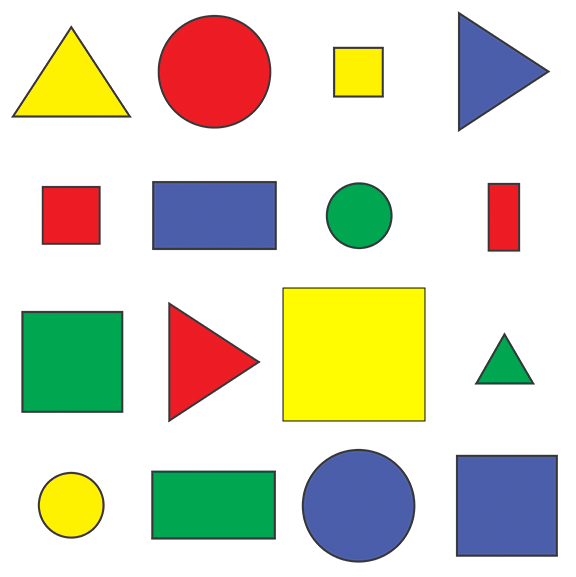
#> input picture image2.png, 576 x 577 px, found by its file name
$ python contours.py
#> lines starting #> are read from the running program, lines starting #| are printed output that depends on the picture; after the words box and inside, x2 and y2 are one past the last pixel; in counts of white or black regions, pixels touching at a corner belong together
import cv2

PIXELS_TO_MM = 0.2645833333

# Used to find contours (classify shapes)
def get_contours(img):
    # cv2.RETR_EXTERNAL good to find outer corners/details
    contours, hierarchy = cv2.findContours(img, cv2.RETR_EXTERNAL, cv2.CHAIN_APPROX_NONE)
    for cnt in contours:
        area_og = int(cv2.contourArea(cnt))
        if area_og > 50:
            # Outlines shapes in black
            cv2.drawContours(imgContour, cnt, -1, (255, 0, 0), 3)
            area = int(cv2.contourArea(cnt) * PIXELS_TO_MM)
            perimeter = int(cv2.arcLength(cnt, True) * PIXELS_TO_MM)
            # Calculates vertices
            approx_points = cv2.approxPolyDP(cnt, 0.02*(perimeter/PIXELS_TO_MM), True)
            object_corners = len(approx_points)
            # gives x, y, width and height of all shapes
            x, y, w, h = cv2.boundingRect(approx_points)

            # Determines shape based on vertices
            if object_corners > 7:
                objectType = "Circle"
            elif object_corners == 6:
                objectType = "Hexagon"
            elif object_corners == 4:
                aspRatio = w/float(h)
                if aspRatio > 0.9 and aspRatio < 1.2:
                    objectType = "Square"
                else:
                    objectType = "Rectangle"
            elif object_corners == 3:
                objectType = "Triangle"
            else:
                objectType = "TBD"

            # Outputs shape name, area and perimeter on image
            cv2.rectangle(imgContour, (x-5, y-5), (x+w+2, y+h+2), (0, 255, 0), 2)
            cv2.putText(imgContour, objectType,
                        (int(x+(w/2)-20), int(y+(h/2)-14)), cv2.FONT_HERSHEY_COMPLEX_SMALL, 0.51, (0, 0, 0), 1)
            cv2.putText(imgContour, "A: " + str(area) + "mm",
                        (int(x+(w/2)-30), int(y+(h/2))), cv2.FONT_HERSHEY_COMPLEX_SMALL, 0.5, (0, 0, 0), 1)
            cv2.putText(imgContour, "P: " + str(perimeter) + "mm",
                        (int(x+(w/2)-30), int(y+(h/2)+12)), cv2.FONT_HERSHEY_COMPLEX_SMALL, 0.5, (0, 0, 0), 1)

path = "/Users/sanjam/Downloads/Shape-Detection-main/Resources/image2.png"
img = cv2.imread(path)
#> img is the input picture: shape (577, 576, 3); mean B, G, R 195.1, 214.2, 214.2
imgContour = img.copy()  # Remove resizing

imgGray = cv2.cvtColor(img, cv2.COLOR_BGR2GRAY)
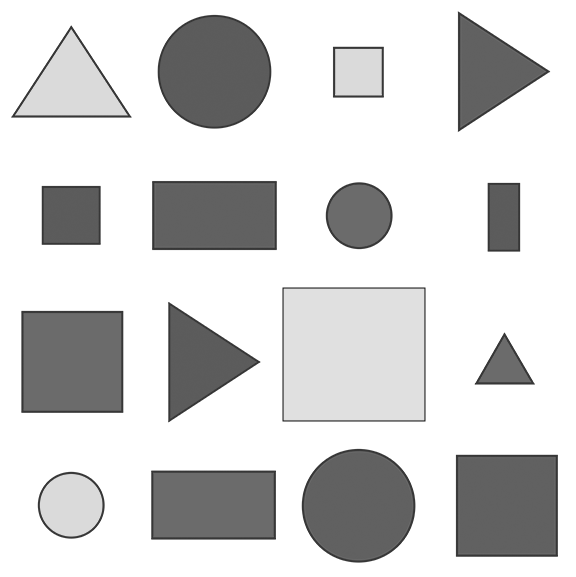
#> imgGray: shape (577, 576); min 54, max 255, mean 212.1
imgBlur = cv2.GaussianBlur(imgGray, (7, 7), 1)
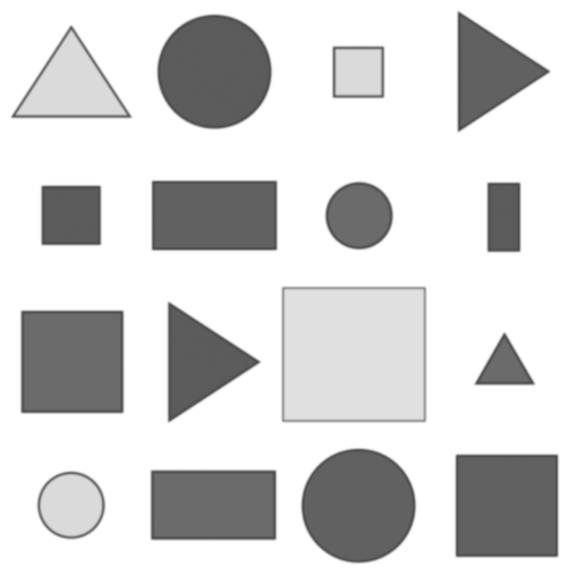
#> imgBlur: shape (577, 576); min 72, max 255, mean 212.1
imgCanny = cv2.Canny(imgBlur, 50, 50)
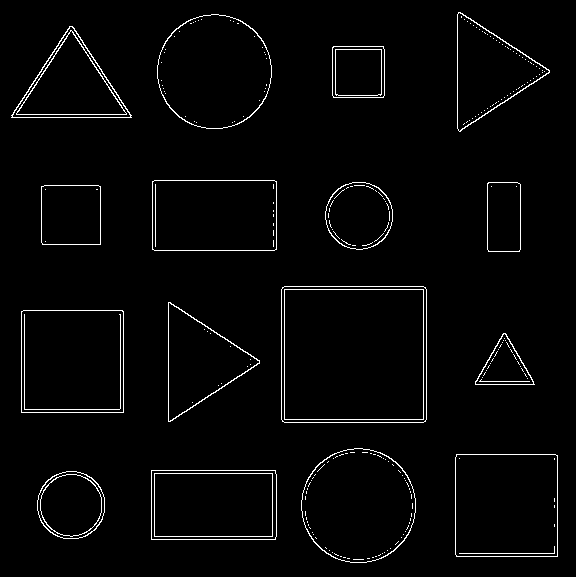
#> imgCanny: shape (577, 576); 2.5% white in thin lines or dots
get_contours(imgCanny)
#> in get_contours, `contours, hierarchy = cv2.findContours(img, cv2.RETR_EXTERNAL, cv2.CHA..`: contours = 16 contours; largest, box (x1, y1, x2, y2) and area: (281, 286, 427, 423) 19704, (21, 310, 124, 413) 10402, (455, 454, 558, 557) 10398, (301, 448, 416, 563) 10236, (157, 14, 272, 129) 10234
#> the loop in get_contours, `for cnt in contours:` made 16 passes
#> (area_og, area, perimeter, approx_points, object_corners, x, y, w) on passes 2, 3, 6, 8, 9, 10, 12, 13: (8619, 2280, 102, [[151, 470], [151, 539], [275, 539], [275, 470]], 4, 151, 470, 125), (10398, 2751, 107, [[456, 454], [456, 556], [557, 556], [557, 455]], 4, 456, 454, 102), (10402, 2752, 107, [[21, 311], [21, 412], [123, 412], [122, 310]], 4, 21, 310, 103), (19704, 5213, 147, [[282, 287], [282, 421], [425, 421], [425, 287]], 4, 282, 287, 144), (3475, 919, 61, [[41, 186], [42, 244], [100, 244], [100, 186]], 4, 41, 186, 60), (2270, 600, 53, [[488, 182], [487, 249], [519, 251], [520, 184]], 4, 487, 182, 34), (8674, 2294, 102, [[152, 181], [152, 249], [276, 249], [276, 181]], 4, 152, 181, 125), (2646, 700, 53, [[333, 46], [333, 97], [383, 97], [383, 46]], 4, 333, 46, 51)
#> (area_og, area, perimeter, approx_points, object_corners, x, y, w) on passes 5, 7, 14, 16: (1612, 426, 49, [[503, 333], [475, 384], [534, 384]], 3, 475, 333, 60), (5629, 1489, 93, [[168, 302], [170, 421], [259, 360]], 3, 168, 302, 92), (5690, 1505, 93, [[11, 115], [131, 117], [72, 26]], 3, 11, 26, 121), (5712, 1511, 93, [[458, 12], [460, 131], [549, 70]], 3, 458, 12, 92)
#> after the loop in get_contours, `for cnt in contours:`:
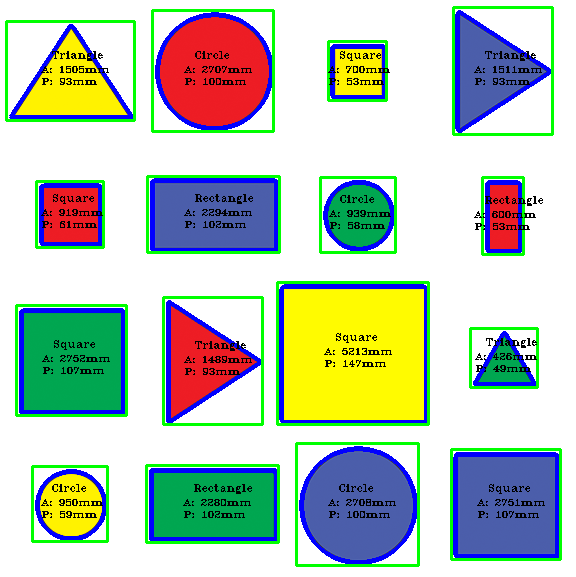
#> imgContour: shape (577, 576, 3); 14.31% of pixels changed, all inside (x1, y1, x2, y2) = (5, 6, 562, 567)

cv2.imshow("Contoured Image", imgContour)
cv2.waitKey(0)

$ run again, with image3.png copied over image2.png
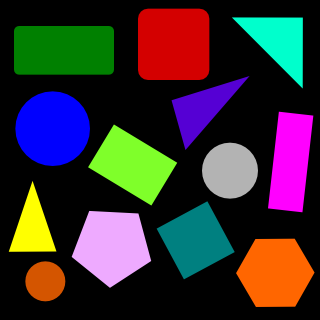
#> input picture image3.png, 320 x 320 px, found by its file name
#> img is the input picture: shape (320, 320, 3); mean B, G, R 49, 46.1, 55.8
#> `imgCanny = cv2.Canny(imgBlur, 50, 50)`:
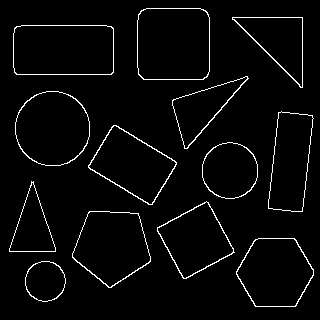
#> imgCanny: shape (320, 320); 3.3% white in thin lines or dots, all inside (x1, y1, x2, y2) = (9, 8, 314, 307)
#> contours = 13 contours; largest, box (x1, y1, x2, y2) and area: (137, 8, 210, 80) 5014, (13, 25, 114, 75) 4865, (15, 91, 90, 166) 4376, (72, 211, 151, 288) 4192, (236, 238, 314, 307) 4035
#> the loop in get_contours, `for cnt in contours:` made 13 passes
#> (area_og, area, perimeter, approx_points, object_corners, x, y, w) on passes 4, 7, 8, 11, 13: (3369, 891, 65, [[206, 201], [157, 227], [183, 278], [234, 252]], 4, 157, 201, 78), (3759, 994, 69, [[113, 125], [88, 167], [152, 204], [176, 162]], 4, 88, 125, 89), (3367, 890, 72, [[281, 111], [268, 208], [302, 211], [313, 118]], 4, 268, 111, 46), (4865, 1287, 76, [[14, 28], [16, 74], [113, 72], [111, 26]], 4, 14, 26, 100), (5013, 1326, 72, [[141, 10], [138, 74], [206, 77], [207, 12]], 4, 138, 10, 70)
#> after the loop in get_contours, `for cnt in contours:`:
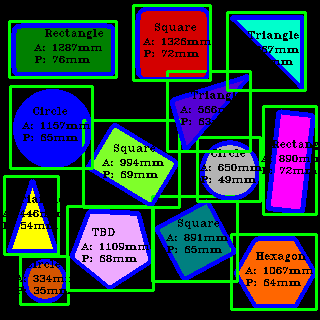
#> imgContour: shape (320, 320, 3); mean B, G, R 66.4, 61, 41.2
